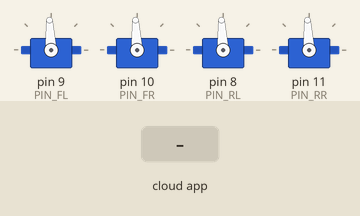
Simulated run of this sketch. Board: Arduino Uno, built with avr-gcc and run on an emulated ATmega328P. On the bench: 4 × servo. Inputs (shaded band) come from the test bench. The ROS host is connected and sends only what is stated.

Above: at 2.2 s.
2.3 s: the phone or cloud app sets linear.x to -100
At 3.2 s:
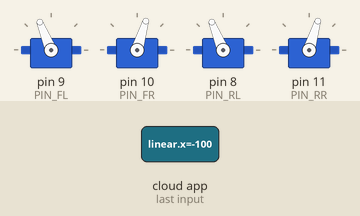
3.8 s: the phone or cloud app sets angular.z to -100
At 4.3 s:
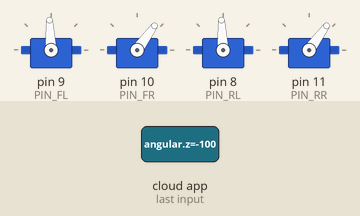
5.3 s: the phone or cloud app sets linear.x to 0
At 6.5 s:
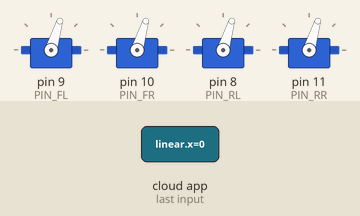
6.8 s: the phone or cloud app sets angular.z to 100
At 7.8 s:
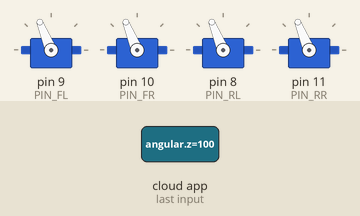
8.3 s: the phone or cloud app sets linear.x to 100
At 9.0 s:
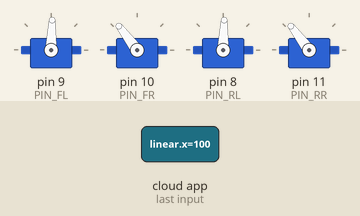
9.8 s: the phone or cloud app sets angular.z to 0
At 10.1 s:
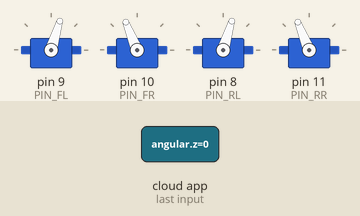
Timing chart, 0 to 12.3 s (numbered marks = the images above; inputs shaded):
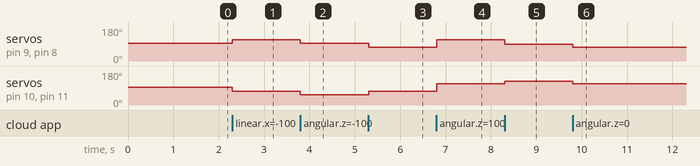

Measured:
- after the input at 2.3 s, servo on pin 9 (PIN_FL), servo on pin 8 (PIN_RL): 93° → 112° at once; servo on pin 10 (PIN_FR), servo on pin 11 (PIN_RR): 93° → 73° at once
- after the input at 3.8 s, servo on pin 9 (PIN_FL), servo on pin 8 (PIN_RL): 112° → 93° at once; servo on pin 10 (PIN_FR), servo on pin 11 (PIN_RR): 73° → 54° at once
- after the input at 5.3 s, servo on pin 9 (PIN_FL), servo on pin 8 (PIN_RL): 93° → 73° at once; servo on pin 10 (PIN_FR), servo on pin 11 (PIN_RR): 54° → 73° at once
- after the input at 6.8 s, servo on pin 9 (PIN_FL), servo on pin 10 (PIN_FR), servo on pin 8 (PIN_RL), servo on pin 11 (PIN_RR): 73° → 112° at once
- after the input at 8.3 s, servo on pin 9 (PIN_FL), servo on pin 8 (PIN_RL): 112° → 88° at once; servo on pin 10 (PIN_FR), servo on pin 11 (PIN_RR): 112° → 127° at once
- after the input at 9.8 s, servo on pin 9 (PIN_FL), servo on pin 8 (PIN_RL): 88° → 73° at once; servo on pin 10 (PIN_FR), servo on pin 11 (PIN_RR): 127° → 112° at once

The sketch:

jetsoncar.ino
```cpp
// (licence header left out)
#if defined(ARDUINO) && ARDUINO >= 100
  #include "Arduino.h"
#else
  #include <WProgram.h>
#endif

#include <Servo.h>
#define USB_USBCON
#include <ros.h>
#include <std_msgs/UInt16.h>
#include <std_msgs/String.h>
#include <std_msgs/Int32.h>
#include <std_msgs/Empty.h>
#include <geometry_msgs/Twist.h>

ros::NodeHandle  nodeHandle;
// These are general bounds for the steering servo and the
// FRAXXAS Electronic Speed Controller (ESC)
const int minSteering = 30 ;
const int maxSteering = 150 ;
const int minThrottle = 0 ;
const int maxThrottle = 150 ;

Servo FL;
Servo FR;
Servo RL;
Servo RR;
#define PIN_FL 9
#define PIN_FR 10
#define PIN_RL 8
#define PIN_RR 11
#define SPEED_0 1500

Servo steeringServo;
Servo electronicSpeedController ;  // The ESC on the FRAXXAS works like a Servo

std_msgs::Int32 str_msg;
ros::Publisher chatter("chatter", &str_msg);

// Arduino 'map' funtion for floating point
double fmap (double toMap, double in_min, double in_max, double out_min, double out_max) {
  return (toMap - in_min) * (out_max - out_min) / (in_max - in_min) + out_min;
}


// PWM VALUES SHOULD ALWAYS STAY BETWEEN 1000 AND 2000
int convertTwist2Talon (double twist, bool inverse) {
  int ret;
  if (inverse) {
    ret = twist * -200;
  } else {
    ret = twist * 200;
  }
  return ret + 1500;
}


void driveCallback ( const geometry_msgs::Twist&  twistMsg )
{

  int steeringAngle = fmap(twistMsg.angular.z, 0.0, 1.0, minSteering, maxSteering) ;
  // The following could be useful for debugging
  // str_msg.data= steeringAngle ;
  // chatter.publish(&str_msg);
  // Check to make sure steeringAngle is within car range
  if (steeringAngle < minSteering) {
    steeringAngle = minSteering;
  }
  if (steeringAngle > maxSteering) {
    steeringAngle = maxSteering ;
  }
  //steeringServo.write(steeringAngle) ;

  int vel = convertTwist2Talon(twistMsg.linear.x, false);
  int invel = convertTwist2Talon(twistMsg.linear.x, true);
  int diff;

  if (abs((vel-1500) > 100)) {
    diff = twistMsg.angular.z * 150;
  } else {
    diff = twistMsg.angular.z * 200;
  }

  vel += diff;
  invel += diff;

  FL.write(invel);
  FR.write(vel);
  RL.write(invel);
  RR.write(vel);
  str_msg.data = diff;
  chatter.publish(&str_msg);


  // The following could be useful for debugging
  // str_msg.data= escCommand ;
  // chatter.publish(&str_msg);

  //electronicSpeedController.write(escCommand) ;
  //digitalWrite(13, HIGH-digitalRead(13));  //toggle led

}

ros::Subscriber<geometry_msgs::Twist> driveSubscriber("/jetsoncar_teleop_joystick/cmd_vel", &driveCallback) ;

void setup(){
  Serial.begin(57600);
  nodeHandle.initNode();
  // This can be useful for debugging purposes
  nodeHandle.advertise(chatter);
  // Subscribe to the steering and throttle messages
  nodeHandle.subscribe(driveSubscriber) ;
  // Attach the servos to actual pins
  FL.attach(PIN_FL);
  FR.attach(PIN_FR);
  RL.attach(PIN_RL);
  RR.attach(PIN_RR);
  FL.write(SPEED_0);
  FR.write(SPEED_0);
  RL.write(SPEED_0);
  RR.write(SPEED_0);
  delay(1000) ;

}

void loop(){
  nodeHandle.spinOnce();
  delay(1);
}
```
